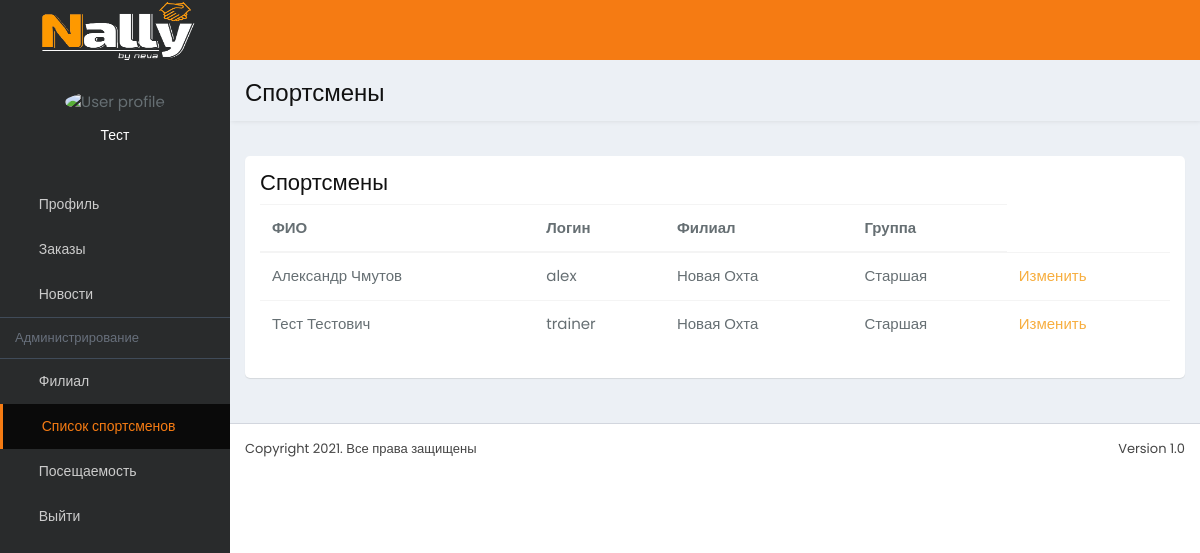
The app's page /sportsmen (signed in) with its own data.
### LK/models.py (models this page shows, shortened)
class User(AbstractUser):
    jobs = (
        ('Спортсмен', 'Спортсмен'),
        ('Тренер', 'Тренер'),
    )
    email = models.EmailField(unique=True)
    group = models.ForeignKey('Group', on_delete=models.PROTECT, null=True, verbose_name='Группа')
    filial = models.ForeignKey('Filial', on_delete=models.PROTECT, null=True, blank=True, verbose_name='Филиал')
    club = models.ForeignKey('Club', on_delete=models.PROTECT, null=True, blank=True, verbose_name='Клуб')
    city = models.ForeignKey('City', on_delete=models.PROTECT, null=True, blank=True, verbose_name='Город')
    bd = models.DateField(auto_now=False, auto_now_add=False, null=True, verbose_name='Дата рождения спортсмена')
    avatar = models.ImageField(upload_to='avatar/%Y/%m/%d/', null=True, blank=True, verbose_name='Аватарка')
    phone = models.IntegerField(null=True, verbose_name='Телефон')
    phone_dop = models.IntegerField(null=True, verbose_name='Дополнительный телефон')
    first_name_m = models.CharField(blank=True, null=True, max_length=50, verbose_name='Имя родителя')
    last_name_m = models.CharField(blank=True, null=True, max_length=50, verbose_name='Фамилия родителя')
    weight = models.IntegerField(blank=True, null=True, verbose_name='Вес спортсмена')
    passport = models.CharField(blank=True, null=True, verbose_name='Номер паспорта спортсмена', max_length=100)
    bio = models.TextField(null=True, max_length=1000, verbose_name='Описание')
    job = models.CharField(max_length=20, choices=jobs, default=jobs[0][0], verbose_name='Должность')
    class Meta:
        verbose_name = 'Пользователь'
        verbose_name_plural = 'Пользователи'

class Filial(models.Model):
    types=(
        ('Час', 'Почасовая'),
        ('Мес', 'Ежемесячная')
    )
    title = models.CharField(max_length=150, db_index=True, verbose_name='Имя филиала')
    address = models.CharField(max_length=150, null=True, verbose_name='Адрес')
    trainer = models.ForeignKey('Trainers', on_delete=models.PROTECT, null=True, verbose_name='Тренер')
    club = models.ForeignKey('Club', on_delete=models.PROTECT, null=True, verbose_name='Клуб')
    type_of_pay = models.CharField(max_length=3, choices=types, default=types[0][0], verbose_name='Вид аренды')
    payment = models.IntegerField(blank=True, null=True, verbose_name='Стоимость аренды')
    class Meta:
        verbose_name = 'Филиал'
        verbose_name_plural = 'Филиалы'
    def __str__(self):
        return self.title

class Group(models.Model):
    name = models.CharField(max_length=50, verbose_name='Группа')
    cost = models.IntegerField(default=4000, verbose_name='Стоимость')
    filial = models.ForeignKey('Filial', on_delete=models.PROTECT, verbose_name='Филиал')
    trainer = models.ForeignKey('Trainers', on_delete=models.PROTECT, verbose_name='Инструктор')
    class Meta:
        verbose_name = 'Группа'
        verbose_name_plural = 'Группы'
    def __str__(self):
        return self.name

### LK/views.py (the view)
# urls.py: path('sportsmen', sportsmen, name='sportsmen'),
@login_required
def sportsmen(request):
    if request.user.job == 'Тренер':
        sportsmen = User.objects.filter(club=request.user.club)
        return render(request, 'lk/sportsmen.html', {"sportsmen": sportsmen})
    else:
        return redirect('/profile/')

### LK/templates/lk/sportsmen.html (shortened to what this page needs)
{%extends 'base.html'%}
{%block content%}
<div class="content-wrapper">
    <div class="content-header sty-one">
      <h1 class="text-black">Спортсмены</h1>
    </div>
<div class="content">
      <div class="info-box">
        <h4 class="text-black">Спортсмены</h4>
        <div class="table-responsive">
          <table class="table">
            <thead>
              <tr>
                <th scope="col">ФИО</th>
                <th scope="col">Логин</th>
                <th scope="col">Филиал</th>
                <th scope="col">Группа</th>
              </tr>
            </thead>
            <tbody>
            {%for sportsmen in sportsmen%}
              <tr>
                <td>{{sportsmen.first_name}} {{sportsmen.last_name}}</td>
                <td>{{sportsmen.username}}</td>
                <td>{{sportsmen.filial}}</td>
                <td>{{sportsmen.group}}</td>
                <td><a href="{%url 'sportsmen_update' pk=sportsmen.id%}"> Изменить</a></td>
              </tr>
            {%endfor%}
            </tbody>
          </table>
        </div>
      </div>
</div>
</div>
    {%endblock%}

### templates/inc/_nav.html (shortened to what this page needs)
{%load static%}
<body class="hold-transition skin-blue sidebar-mini" style="height: auto; min-height:100%;">
<div class="wrapped boxed-wrapper" style="height: auto; min-height:100%;">
  <header class="main-header">
    <a href="{%url 'profile'%}" class="logo blue-bg">
    <span class="logo-lg"><img src="{{MEDIA_URL}}/logo/logo_back_free.png" alt="" style="height:60px;width:160px"></span> </a>
    <nav class="navbar blue-bg navbar-static-top">
      <ul class="nav navbar-nav pull-left">
        <li><a class="sidebar-toggle" data-toggle="push-menu" href=""></a> </li>
      </ul>
    </nav>
  </header>
<aside class="main-sidebar">
    <div class="sidebar">
      <div class="user-panel">
       <div class="image text-center">
         {%if request.user.avatar %}
              <img class="img-circle" src="{{user.avatar.url}}" alt="User profile picture">
              {%else%}
              <img class="img-circle" src="{{MEDIA_URL}}/ava_default.jpg" alt="User profile picture">
              {%endif%}
       </div>
        <div class="info">
          {%if user.is_authenticated%}
          <p>{{request.user.first_name}}</p>
          {%endif%}
          </div>
      </div>
      <ul class="sidebar-menu" data-widget="tree">
        <li> <a href="{%url 'profile'%}"> <i class="fa fa-user-o"></i> <span>Профиль</span></a></li>
        <li class="treeview"> <a href="#"> <i class="fa fa-envelope-o "></i> <span>Заказы</span>
        <span class="pull-right-container">
          <i class="fa fa-angle-left pull-right">
          </i>
        </span>
        </a>
        </li>
        <li> <a href="{%url 'news'%}"> <i class="fa fa-briefcase"></i> <span>Новости</span> </a></li>
        {%if request.user.job == 'Спортсмен'%}
        <li> <a href="{%url 'statistic'%}"> <i class="fa fa-calendar"></i> <span>Посещаемость</span> </a></li>
        {%elif request.user.job == 'Тренер'%}
        <li class="header">Администрирование</li>
        <li> <a href="{%url 'groups'%}"> <i class="fa fa-briefcase"></i> <span>Филиал</span> </a></li>
        <li> <a href="{%url 'sportsmen'%}"> <i class="fa fa-briefcase"></i> <span>Список спортсменов</span> </a></li>
        <li> <a href="{%url 'news'%}"> <i class="fa fa-briefcase"></i> <span>Посещаемость</span> </a></li>
        {%endif%}
        <li> <a href="{%url 'logout'%}"> <i class="fa fa-sign-out"></i> <span>Выйти</span> </a></li>
      </ul>
    </div>
  </aside>

### templates/inc/_nav.html (style rules this page uses)
.main-sidebar { background-attachment:fixed; background-size:0 100%; }

### records on screen
User: user.first_name "Тест", first_name "Тест", last_name "Тестович", username "trainer", filial "Новая Охта", group "Старшая"
User: first_name "Александр", last_name "Чмутов", username "alex", filial "Новая Охта", group "Старшая"
